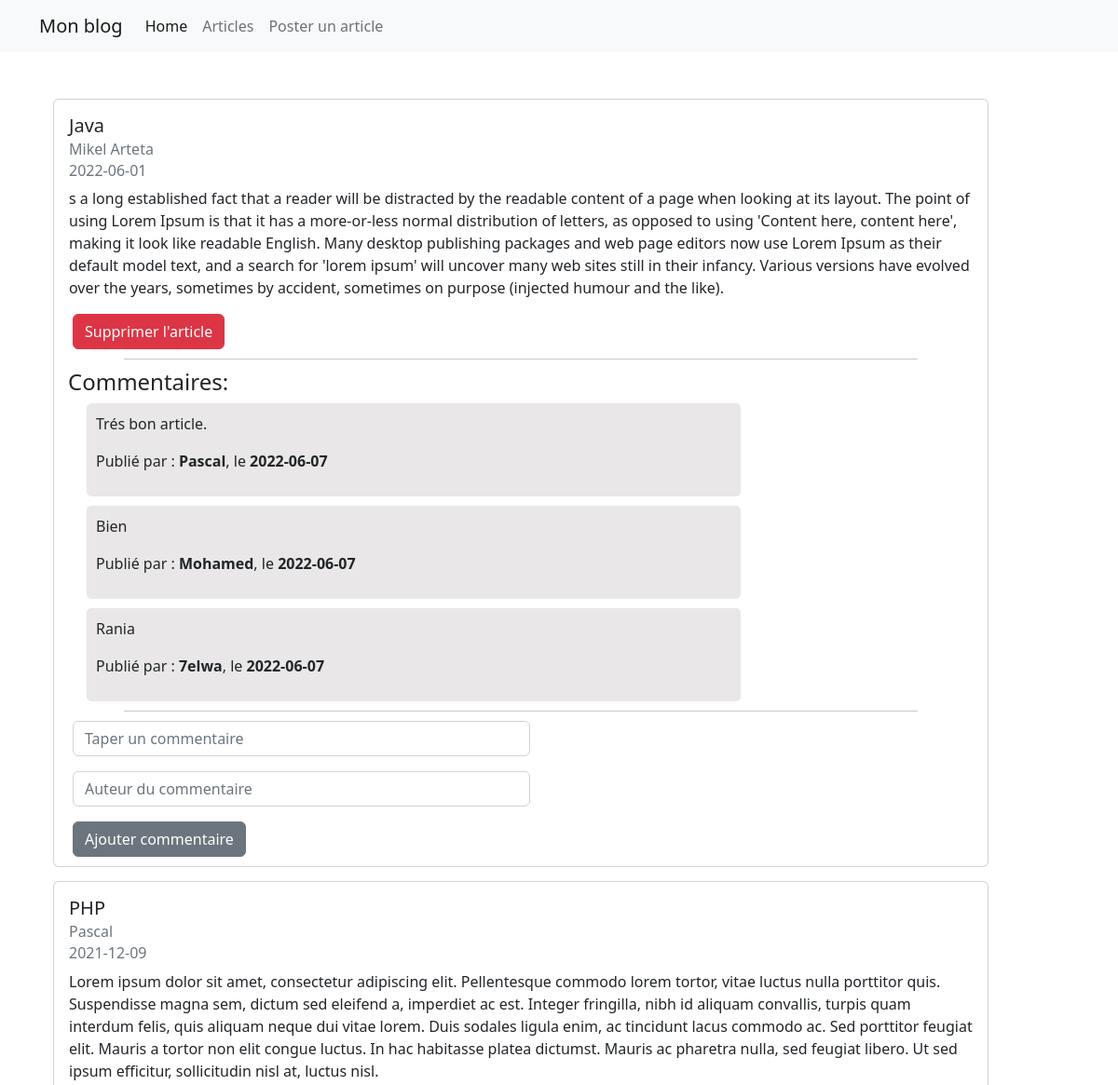
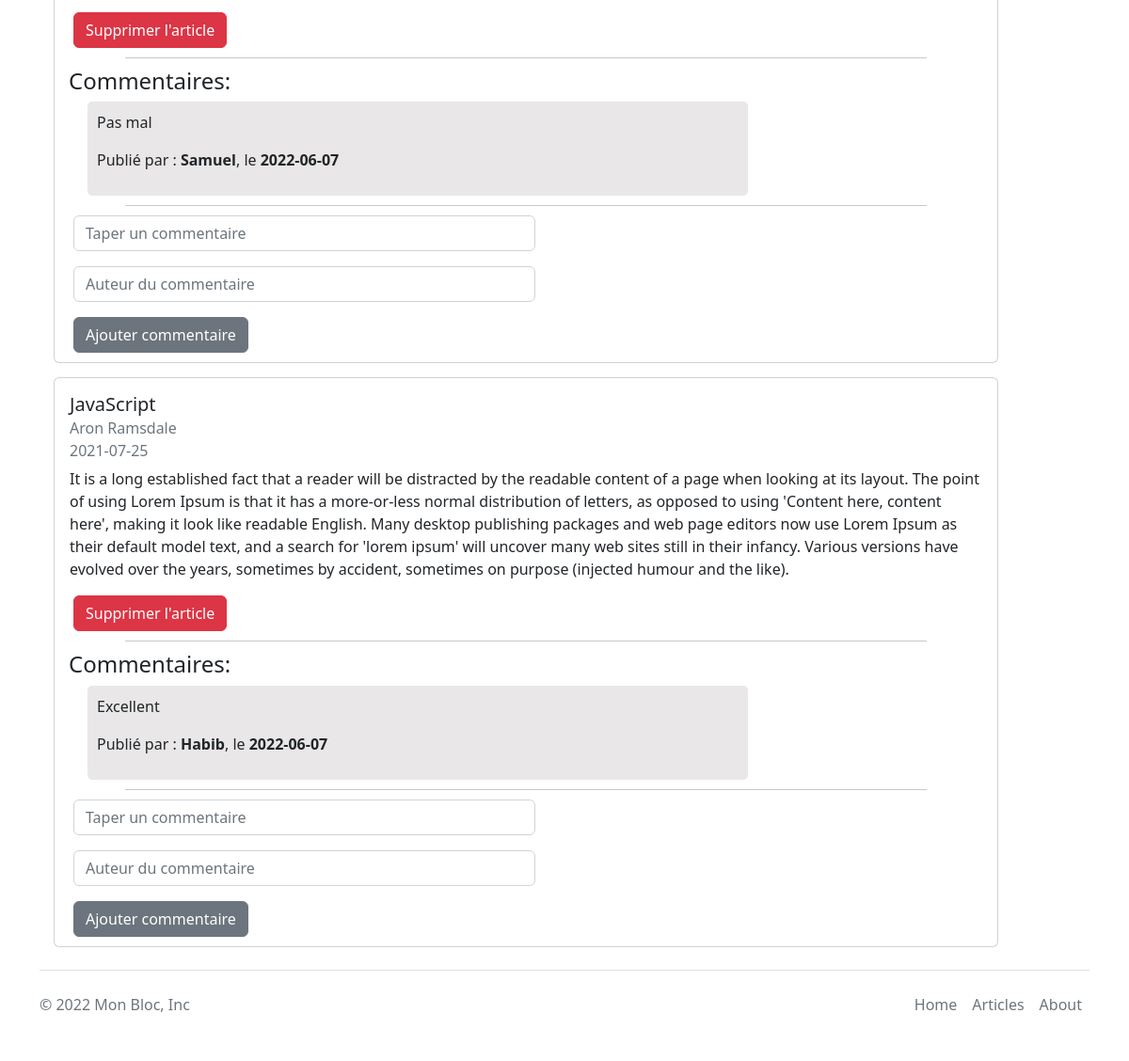
The page / on the database its author committed (2 pictures, top to bottom).
### tables this page shows
CREATE TABLE `articles` (
  `id` int(11) NOT NULL,
  `titre` varchar(255) NOT NULL,
  `texte` text NOT NULL,
  `auteur` varchar(255) NOT NULL,
  `date_publication` date NOT NULL
);

CREATE TABLE `commentaires` (
  `id` int(11) NOT NULL,
  `texte` text NOT NULL,
  `auteur` varchar(255) NOT NULL,
  `date_publication` date NOT NULL,
  `article_id` int(11) NOT NULL
);

### utils.php (called while the page is built, shortened)
<?php
$articlesStatement = $db->prepare('SELECT * FROM articles');
$articlesStatement->execute();
$articles = $articlesStatement->fetchAll();
usort($articles, 'date_compare');
function getArticles($n=null){
    global $articles;
    foreach($articles as $article){
        if(strtotime($article['date_publication']) < time()){
            $tab[] = $article;
        }
    }
    if($n < count($tab)){
          for ($i=0; $i < $n ; $i++) {
              $t[] = $tab[$i];
          }
          return $t;
      }
    }
?>

### showArticles.php (the view, shortened to what this page needs)
<?php foreach($listArticles as $article):?>
            <div class="card" style="width: 90%;margin: 15px;">
                <div class="card-body">
                    <h5 class="card-title"><?php echo $article['titre']; ?></h5>
                    <h6 class="card-subtitle mb-2 text-muted"><?php echo $article['auteur']; ?></h6>
                    <h6 class="card-subtitle mb-2 text-muted"><?php echo $article['date_publication']; ?></h6>
                    <p class="card-text"><?php echo $article['texte']; ?></p>
                </div>
                <div style="margin-left:20px;margin-bottom:10px;">
                    <a  class="btn btn-danger" href="delete_post.php?id=<?php echo $article['id']?>">Supprimer l'article</a>
                </div>
                <hr style="width:85%;margin:auto;margin-bottom:10px">
                <?php
                $commentsStatement = $db->prepare('SELECT * FROM commentaires WHERE article_id = :id');
                $commentsStatement->execute([
                    'id'=>$article['id']
                ]);
                $comments = $commentsStatement->fetchAll();
                 ?>
                <?php if($comments):?>
                <h4 style="margin-left:15px">Commentaires:</h4>
                <?php foreach($comments as $comment):?>
                    <div style="margin-left:35px;background-color:rgb(233, 231, 231);margin-bottom:10px;padding:10px;border-radius:5px 5px;width:70%;">
                    <p><?php echo $comment['texte'] ?></p>
                    <p>Publié par : <strong> <?php echo $comment['auteur'] ?></strong>, le <strong><?php echo $comment['date_publication'] ?></strong></p>
                    </div>
                <?php endforeach ?>
                <hr style="width:85%;margin:auto;margin-bottom:10px">
                <?php endif ?>
                <form action="addComment.php" method="post" style="margin-bottom:10px;margin-left:20px;">
                    <div class="mb-3 d-flex">
                        <input type="text" name="comment" style="width:50%;" class="form-control" id="exampleFormControlInput1" placeholder="Taper un commentaire">
                    </div>
                    <div class="mb-3 d-flex">
                        <input type="text" name="auteur" style="width:50%;" class="form-control" id="exampleFormControlInput1" placeholder="Auteur du commentaire">
                    </div>
                    <button type="submit" name="addComment" class="btn btn-secondary">Ajouter commentaire</button>
                </form>
            </div>
<?php endforeach ?>

### index.php (shortened to what this page needs)
<?php include('connectDB.php') ?>
<!DOCTYPE html>
<html lang="en">
<head>
    <link rel="stylesheet" href="style.css">
    <link href="https://cdn.jsdelivr.net/npm/bootstrap@5.2.0-beta1/dist/css/bootstrap.min.css" rel="stylesheet">
</head>
<body>
    <?php include('header.php') ?>
    <?php include('utils.php') ?>
    <?php $listArticles = getArticles(3);?>
    <main class=" container content">
        <?php include('showArticles.php')?>
    </main>
    <?php include('footer.php') ?>
</body>
</html>

### header.php (shortened to what this page needs)
<header>
<nav class="navbar navbar-expand-lg bg-light">
  <div class="container">
    <a class="navbar-brand" href="#">Mon blog</a>
    <div class="collapse navbar-collapse" id="navbarNav">
      <ul class="navbar-nav">
        <li class="nav-item">
          <a class="nav-link active" aria-current="page" href="index.php">Home</a>
        </li>
        <li class="nav-item">
          <a class="nav-link" href="articles.php">Articles</a>
        </li>
        <li class="nav-item">
          <a class="nav-link" href="posterUnArticle.php">Poster un article</a>
        </li>
      </ul>
    </div>
  </div>
</nav>
</header>

### footer.php
<div class="container">
<footer class="d-flex flex-wrap justify-content-between align-items-center py-3 my-4 border-top">
    <p class="col-md-4 mb-0 text-muted">&copy; 2022 Mon Bloc, Inc</p>
    <a href="/" class="col-md-4 d-flex align-items-center justify-content-center mb-3 mb-md-0 me-md-auto link-dark text-decoration-none">
      <svg class="bi me-2" width="40" height="32"><use xlink:href="#bootstrap"/></svg>
    </a>
    <ul class="nav col-md-4 justify-content-end">
      <li class="nav-item"><a href="index.php" class="nav-link px-2 text-muted">Home</a></li>
      <li class="nav-item"><a href="articles.php" class="nav-link px-2 text-muted">Articles</a></li>
      <li class="nav-item"><a href="#" class="nav-link px-2 text-muted">About</a></li>
    </ul>
  </footer>
  </div>

### style.css (style rules this page uses)
.content { margin-top: 50px; min-height: 70vh; }

### rows shown on the page
articles: titre "Java", auteur "Mikel Arteta", date_publication "2022-06-01", texte "s a long established fact that a reader will be distracted by the readable content of a page when looking at its layout. The point of using Lorem Ipsum is that it has a more-or-less normal distribution of letters, as opposed to using 'Content here, content here', making it look like readable English. Many desktop publishing packages and web page editors now use Lorem Ipsum as their default model text, and a search for 'lorem ipsum' will uncover many web sites still in their infancy. Various versions have evolved over the years, sometimes by accident, sometimes on purpose (injected humour and the like)."
commentaires: texte "Trés bon article.", auteur "Pascal", date_publication "2022-06-07"
commentaires: texte "Bien", auteur "Mohamed", date_publication "2022-06-07"
commentaires: texte "Rania", auteur "7elwa", date_publication "2022-06-07"
articles: titre "PHP", auteur "Pascal", date_publication "2021-12-09", texte "Lorem ipsum dolor sit amet, consectetur adipiscing elit. Pellentesque commodo lorem tortor, vitae luctus nulla porttitor quis. Suspendisse magna sem, dictum sed eleifend a, imperdiet ac est. Integer fringilla, nibh id aliquam convallis, turpis quam interdum felis, quis aliquam neque dui vitae lorem. Duis sodales ligula enim, ac tincidunt lacus commodo ac. Sed porttitor feugiat elit. Mauris a tortor non elit congue luctus. In hac habitasse platea dictumst. Mauris ac pharetra nulla, sed feugiat libero. Ut sed ipsum efficitur, sollicitudin nisl at, luctus nisl."
commentaires: texte "Pas mal", auteur "Samuel", date_publication "2022-06-07"
articles: titre "JavaScript", auteur "Aron Ramsdale", date_publication "2021-07-25", texte "It is a long established fact that a reader will be distracted by the readable content of a page when looking at its layout. The point of using Lorem Ipsum is that it has a more-or-less normal distribution of letters, as opposed to using 'Content here, content here', making it look like readable English. Many desktop publishing packages and web page editors now use Lorem Ipsum as their default model text, and a search for 'lorem ipsum' will uncover many web sites still in their infancy. Various versions have evolved over the years, sometimes by accident, sometimes on purpose (injected humour and the like)."
commentaires: texte "Excellent", auteur "Habib", date_publication "2022-06-07"
